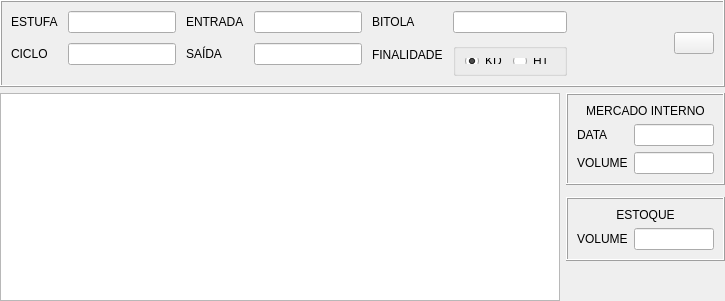
              <widget class="QWidget" name="page_cycle_track_historic">
               <layout class="QVBoxLayout" name="verticalLayout_13">
                <property name="leftMargin">
                 <number>0</number>
                </property>
                <property name="topMargin">
                 <number>0</number>
                </property>
                <property name="rightMargin">
                 <number>0</number>
                </property>
                <property name="bottomMargin">
                 <number>0</number>
                </property>
                <item>
                 <widget class="QFrame" name="frame_15">
                  <property name="sizePolicy">
                   <sizepolicy hsizetype="Preferred" vsizetype="Fixed">
                    <horstretch>0</horstretch>
                    <verstretch>0</verstretch>
                   </sizepolicy>
                  </property>
                  <property name="minimumSize">
                   <size>
                    <width>0</width>
                    <height>0</height>
                   </size>
                  </property>
                  <property name="maximumSize">
                   <size>
                    <width>16777215</width>
                    <height>16777215</height>
                   </size>
                  </property>
                  <property name="frameShape">
                   <enum>QFrame::Box</enum>
                  </property>
                  <property name="frameShadow">
                   <enum>QFrame::Raised</enum>
                  </property>
                  <layout class="QHBoxLayout" name="horizontalLayout_22">
                   <property name="spacing">
                    <number>10</number>
                   </property>
                   <item>
                    <layout class="QFormLayout" name="formLayout_2">
                     <property name="rightMargin">
                      <number>0</number>
                     </property>
                     <item row="0" column="0">
                      <widget class="QLabel" name="label_62">
                       <property name="minimumSize">
                        <size>
                         <width>0</width>
                         <height>0</height>
                        </size>
                       </property>
                       <property name="text">
                        <string>ESTUFA</string>
                       </property>
                      </widget>
                     </item>
                     <item row="1" column="0">
                      <widget class="QLabel" name="label_63">
                       <property name="text">
                        <string>CICLO</string>
                       </property>
                      </widget>
                     </item>
                     <item row="0" column="1">
                      <widget class="QLineEdit" name="txt_kiln_track_history">
                       <property name="readOnly">
                        <bool>true</bool>
                       </property>
                      </widget>
                     </item>
                     <item row="1" column="1">
                      <widget class="QLineEdit" name="txt_cycle_track_history">
                       <property name="readOnly">
                        <bool>true</bool>
                       </property>
                      </widget>
                     </item>
                    </layout>
                   </item>
                   <item>
                    <layout class="QFormLayout" name="formLayout_8">
                     <property name="rightMargin">
                      <number>0</number>
                     </property>
                     <item row="0" column="0">
                      <widget class="QLabel" name="label_64">
                       <property name="text">
                        <string>ENTRADA</string>
                       </property>
                      </widget>
                     </item>
                     <item row="1" column="0">
                      <widget class="QLabel" name="label_65">
                       <property name="text">
                        <string>SAÍDA</string>
                       </property>
                      </widget>
                     </item>
                     <item row="1" column="1">
                      <widget class="QLineEdit" name="txt_exit_date_track_history">
                       <property name="sizePolicy">
                        <sizepolicy hsizetype="Preferred" vsizetype="Fixed">
                         <horstretch>0</horstretch>
                         <verstretch>0</verstretch>
                        </sizepolicy>
                       </property>
                       <property name="readOnly">
                        <bool>true</bool>
                       </property>
                      </widget>
                     </item>
                     <item row="0" column="1">
                      <widget class="QLineEdit" name="txt_entry_date_track_history">
                       <property name="sizePolicy">
                        <sizepolicy hsizetype="Preferred" vsizetype="Fixed">
                         <horstretch>0</horstretch>
                         <verstretch>0</verstretch>
                        </sizepolicy>
                       </property>
                       <property name="readOnly">
                        <bool>true</bool>
                       </property>
                      </widget>
                     </item>
                    </layout>
                   </item>
                   <item>
                    <layout class="QFormLayout" name="formLayout_9">
                     <property name="rightMargin">
                      <number>0</number>
                     </property>
                     <item row="0" column="0">
                      <widget class="QLabel" name="label_67">
                       <property name="text">
                        <string>BITOLA</string>
                       </property>
                      </widget>
                     </item>
                     <item row="1" column="0">
                      <widget class="QLabel" name="label_66">
                       <property name="text">
                        <string>FINALIDADE</string>
                       </property>
                      </widget>
                     </item>
                     <item row="0" column="1">
                      <widget class="QLineEdit" name="txt_bitola_track_history">
                       <property name="readOnly">
                        <bool>true</bool>
                       </property>
                      </widget>
                     </item>
                     <item row="1" column="1">
                      <widget class="QGroupBox" name="groupBox_6">
                       <property name="maximumSize">
                        <size>
                         <width>16777215</width>
                         <height>33</height>
                        </size>
                       </property>
                       <property name="title">
                        <string/>
                       </property>
                       <layout class="QHBoxLayout" name="horizontalLayout_24">
                        <item>
                         <widget class="QRadioButton" name="rb_kd_track_history">
                          <property name="text">
                           <string>KD</string>
                          </property>
                          <property name="checkable">
                           <bool>true</bool>
                          </property>
                          <property name="checked">
                           <bool>true</bool>
                          </property>
                         </widget>
                        </item>
                        <item>
                         <widget class="QRadioButton" name="rb_ht_track_history">
                          <property name="text">
                           <string>HT</string>
                          </property>
                          <property name="checkable">
                           <bool>false</bool>
                          </property>
                         </widget>
                        </item>
                       </layout>
                      </widget>
                     </item>
                    </layout>
                   </item>
                   <item>
                    <spacer name="horizontalSpacer_6">
                     <property name="orientation">
                      <enum>Qt::Horizontal</enum>
                     </property>
                     <property name="sizeType">
                      <enum>QSizePolicy::Expanding</enum>
                     </property>
                     <property name="sizeHint" stdset="0">
                      <size>
                       <width>94</width>
                       <height>20</height>
                      </size>
                     </property>
                    </spacer>
                   </item>
                   <item>
                    <widget class="QPushButton" name="bt_back_track_history">
                     <property name="cursor">
                      <cursorShape>PointingHandCursor</cursorShape>
                     </property>
                     <property name="text">
                      <string/>
                     </property>
                     <property name="icon">
                      <iconset resource="resource.qrc">
                       <normaloff>:/icons/assets/back-32.png</normaloff>:/icons/assets/back-32.png</iconset>
                     </property>
                     <property name="iconSize">
                      <size>
                       <width>32</width>
                       <height>32</height>
                      </size>
                     </property>
                     <property name="shortcut">
                      <string>Enter</string>
                     </property>
                    </widget>
                   </item>
                  </layout>
                 </widget>
                </item>
                <item>
                 <layout class="QGridLayout" name="gridLayout_21">
                  <property name="bottomMargin">
                   <number>0</number>
                  </property>
                  <item row="3" column="1">
                   <spacer name="verticalSpacer_7">
                    <property name="orientation">
                     <enum>Qt::Vertical</enum>
                    </property>
                    <property name="sizeHint" stdset="0">
                     <size>
                      <width>20</width>
                      <height>40</height>
                     </size>
                    </property>
                   </spacer>
                  </item>
                  <item row="0" column="0" rowspan="4">
                   <widget class="QTableView" name="tv_track_history">
                    <property name="sizePolicy">
                     <sizepolicy hsizetype="Expanding" vsizetype="Expanding">
                      <horstretch>0</horstretch>
                      <verstretch>0</verstretch>
                     </sizepolicy>
                    </property>
                    <property name="minimumSize">
                     <size>
                      <width>560</width>
                      <height>0</height>
                     </size>
                    </property>
                    <property name="maximumSize">
                     <size>
                      <width>16777215</width>
                      <height>16777215</height>
                     </size>
                    </property>
                    <property name="selectionMode">
                     <enum>QAbstractItemView::SingleSelection</enum>
                    </property>
                    <property name="selectionBehavior">
                     <enum>QAbstractItemView::SelectRows</enum>
                    </property>
                   </widget>
                  </item>
                  <item row="0" column="1">
                   <widget class="QFrame" name="frame_16">
                    <property name="sizePolicy">
                     <sizepolicy hsizetype="Preferred" vsizetype="Fixed">
                      <horstretch>0</horstretch>
                      <verstretch>0</verstretch>
                     </sizepolicy>
                    </property>
                    <property name="minimumSize">
                     <size>
                      <width>0</width>
                      <height>0</height>
                     </size>
                    </property>
                    <property name="frameShape">
                     <enum>QFrame::Box</enum>
                    </property>
                    <property name="frameShadow">
                     <enum>QFrame::Raised</enum>
                    </property>
                    <layout class="QGridLayout" name="gridLayout_22">
                     <item row="1" column="0">
                      <widget class="QLabel" name="label_68">
                       <property name="text">
                        <string>DATA</string>
                       </property>
                      </widget>
                     </item>
                     <item row="2" column="0">
                      <widget class="QLabel" name="label_69">
                       <property name="text">
                        <string>VOLUME</string>
                       </property>
                      </widget>
                     </item>
                     <item row="0" column="0" colspan="2">
                      <widget class="QLabel" name="label_70">
                       <property name="sizePolicy">
                        <sizepolicy hsizetype="Preferred" vsizetype="Preferred">
                         <horstretch>0</horstretch>
                         <verstretch>0</verstretch>
                        </sizepolicy>
                       </property>
                       <property name="text">
                        <string>MERCADO INTERNO</string>
                       </property>
                       <property name="alignment">
                        <set>Qt::AlignCenter</set>
                       </property>
                      </widget>
                     </item>
                     <item row="1" column="1">
                      <widget class="QLineEdit" name="txt_leaving_date_track_history">
                       <property name="sizePolicy">
                        <sizepolicy hsizetype="Fixed" vsizetype="Fixed">
                         <horstretch>0</horstretch>
                         <verstretch>0</verstretch>
                        </sizepolicy>
                       </property>
                       <property name="maximumSize">
                        <size>
                         <width>80</width>
                         <height>16777215</height>
                        </size>
                       </property>
                       <property name="text">
                        <string/>
                       </property>
                      </widget>
                     </item>
                     <item row="2" column="1">
                      <widget class="QLineEdit" name="txt_leaving_volume_track_history">
                       <property name="sizePolicy">
                        <sizepolicy hsizetype="Fixed" vsizetype="Fixed">
                         <horstretch>0</horstretch>
                         <verstretch>0</verstretch>
                        </sizepolicy>
                       </property>
                       <property name="maximumSize">
                        <size>
                         <width>80</width>
                         <height>16777215</height>
                        </size>
                       </property>
                       <property name="text">
                        <string/>
                       </property>
                      </widget>
                     </item>
                    </layout>
                   </widget>
                  </item>
                  <item row="2" column="1">
                   <widget class="QFrame" name="frame_17">
                    <property name="sizePolicy">
                     <sizepolicy hsizetype="Preferred" vsizetype="Preferred">
                      <horstretch>0</horstretch>
                      <verstretch>0</verstretch>
                     </sizepolicy>
                    </property>
                    <property name="minimumSize">
                     <size>
                      <width>0</width>
                      <height>40</height>
                     </size>
                    </property>
                    <property name="frameShape">
                     <enum>QFrame::Box</enum>
                    </property>
                    <property name="frameShadow">
                     <enum>QFrame::Raised</enum>
                    </property>
                    <layout class="QGridLayout" name="gridLayout_23">
                     <item row="2" column="0">
                      <widget class="QLabel" name="label_71">
                       <property name="text">
                        <string>VOLUME</string>
                       </property>
                      </widget>
                     </item>
                     <item row="0" column="0" colspan="2">
                      <widget class="QLabel" name="label_72">
                       <property name="text">
                        <string>ESTOQUE</string>
                       </property>
                       <property name="alignment">
                        <set>Qt::AlignCenter</set>
                       </property>
                      </widget>
                     </item>
                     <item row="2" column="1">
                      <widget class="QLineEdit" name="txt_stock_volume_track_history">
                       <property name="sizePolicy">
                        <sizepolicy hsizetype="Fixed" vsizetype="Fixed">
                         <horstretch>0</horstretch>
                         <verstretch>0</verstretch>
                        </sizepolicy>
                       </property>
                       <property name="maximumSize">
                        <size>
                         <width>80</width>
                         <height>16777215</height>
                        </size>
                       </property>
                       <property name="text">
                        <string/>
                       </property>
                      </widget>
                     </item>
                    </layout>
                   </widget>
                  </item>
                 </layout>
                </item>
               </layout>
              </widget>
